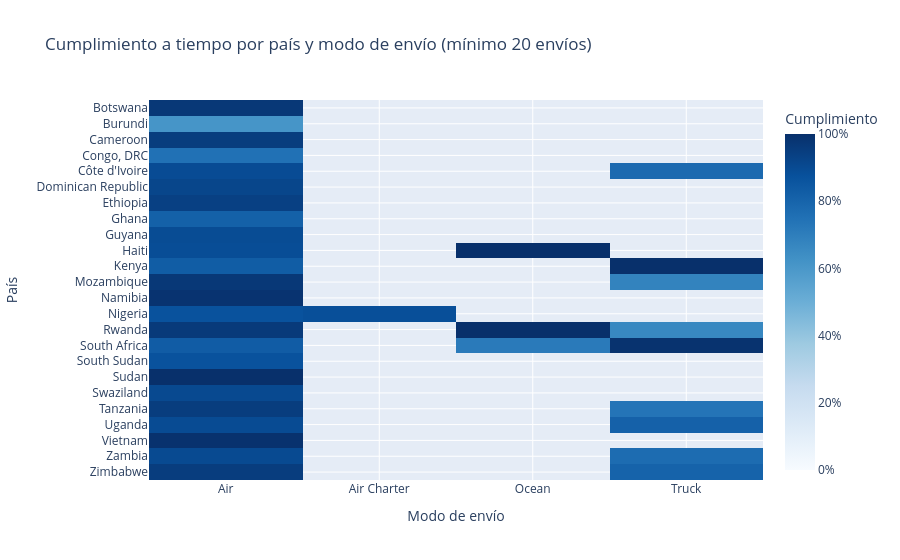

Here is the notebook cell this chart was saved with:
### Code cell
# ¿Qué combinaciones país–modo revelan patrones de incumplimiento que un promedio global oculta?

country_mode = (
    shipments.groupby(["Country", "Shipment Mode"], dropna=False)
    .agg(
        envíos=("ID", "size"),
        cumplimiento_a_tiempo=("IsLate", lambda value: 1 - value.mean()),
    )
    .reset_index()
    .query("envíos >= 20")
)
country_mode.to_csv(SUBMISSION_DIR / "country_mode_summary.csv", index=False)
country_mode_heatmap = country_mode.pivot(
    index="Country", columns="Shipment Mode", values="cumplimiento_a_tiempo"
)
px.imshow(
    country_mode_heatmap,
    aspect="auto",
    color_continuous_scale="Blues",
    zmin=0,
    zmax=1,
    title="Cumplimiento a tiempo por país y modo de envío (mínimo 20 envíos)",
    labels={"x": "Modo de envío", "y": "País", "color": "Cumplimiento"},
).update_coloraxes(colorbar_tickformat=".0%")

### Figure 1 — Plotly figure (JSON) as saved in the notebook; plotly's stock layout.template omitted (floating-point values rounded to 4 significant figures)
{"data": [{"coloraxis": "coloraxis", "hovertemplate": "Modo de envío: %{x}<br>País: %{y}<br>Cumplimiento: %{z}<extra></extra>", "name": "0", "type": "heatmap", "x": [null, "Air", "Air Charter", "Ocean", "Truck"], "xaxis": "x", "y": ["Botswana", "Burundi", "Cameroon", "Congo, DRC", "Côte d'Ivoire", "Dominican Republic", "Ethiopia", "Ghana", "Guyana", "Haiti", "Kenya", "Mozambique", "Namibia", "Nigeria", "Rwanda", "South Africa", "South Sudan", "Sudan", "Swaziland", "Tanzania", "Uganda", "Vietnam", "Zambia", "Zimbabwe"], "yaxis": "y", "z": [[null, 0.9683, null, null, null], [null, 0.6122, null, null, null], [null, 0.9508, null, null, null], [null, 0.7492, null, null, null], [0.9912, 0.8959, null, null, 0.777], [null, 0.9184, null, null, null], [null, 0.9381, null, null, null], [null, 0.814, null, null, null], [null, 0.8952, null, null, null], [null, 0.8911, null, 1, null], [null, 0.8293, null, null, 1], [null, 0.969, null, null, 0.6825], [null, 0.9885, null, null, null], [1, 0.8702, 0.8832, null, null], [null, 0.9615, null, 1, 0.662], [0.9762, 0.8304, null, 0.7162, 0.989], [null, 0.8704, null, null, null], [null, 1, null, null, null], [null, 0.9062, null, null, null], [0.9, 0.951, null, null, 0.738], [null, 0.897, null, null, 0.8122], [null, 0.9913, null, null, null], [1, 0.9026, null, null, 0.7694], [null, 0.9517, null, null, 0.8056]]}], "layout": {"coloraxis": {"cmax": 1, "cmin": 0, "colorbar": {"tickformat": ".0%", "title": {"text": "Cumplimiento"}}, "colorscale": [[0, "rgb(247,251,255)"], [0.125, "rgb(222,235,247)"], [0.25, "rgb(198,219,239)"], [0.375, "rgb(158,202,225)"], [0.5, "rgb(107,174,214)"], [0.625, "rgb(66,146,198)"], [0.75, "rgb(33,113,181)"], [0.875, "rgb(8,81,156)"], [1, "rgb(8,48,107)"]]}, "title": {"text": "Cumplimiento a tiempo por país y modo de envío (mínimo 20 envíos)"}, "xaxis": {"anchor": "y", "domain": [0, 1], "title": {"text": "Modo de envío"}}, "yaxis": {"anchor": "x", "autorange": "reversed", "domain": [0, 1], "title": {"text": "País"}}}}
